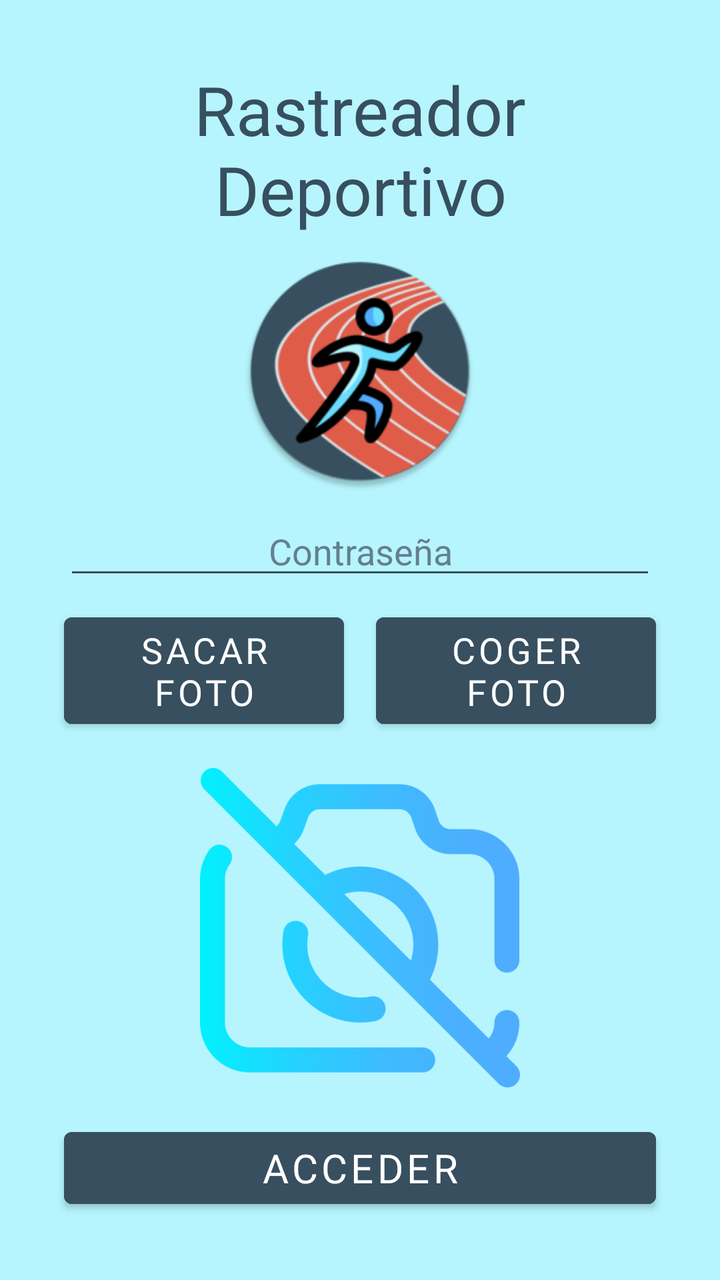
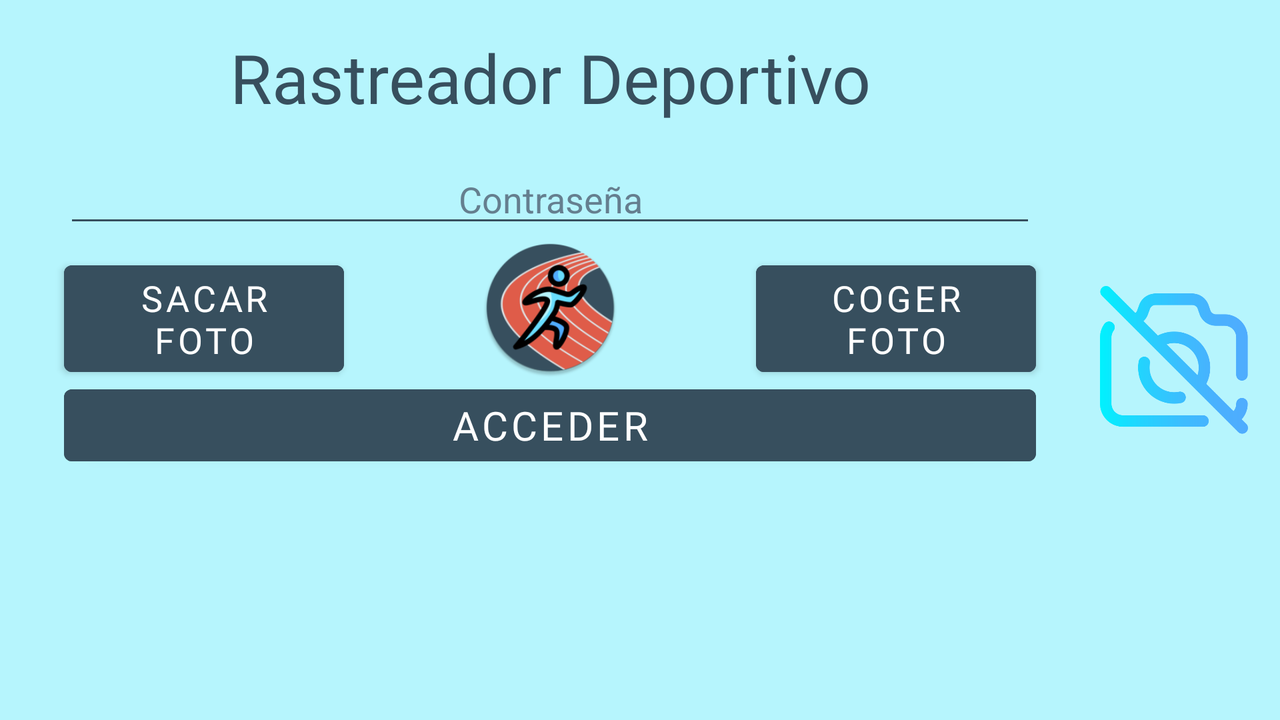

An Android layout and its configuration variant, each rendered on a device that would load it. The default file and the variant file are quoted in full after the pictures.
<!-- AndroidManifest.xml: application theme Theme.RegistroMisDeportes_V2 -->
<!-- res/layout/activity_main.xml -->
<?xml version="1.0" encoding="utf-8"?>
<androidx.constraintlayout.widget.ConstraintLayout xmlns:android="http://schemas.android.com/apk/res/android"
    xmlns:app="http://schemas.android.com/apk/res-auto"
    xmlns:tools="http://schemas.android.com/tools"
    android:layout_width="match_parent"
    android:layout_height="match_parent"
    android:background="@color/azul_claro"
    tools:context=".MainActivity">

    <TextView
        android:id="@+id/TextViewTitulo"
        android:layout_width="0dp"
        android:layout_height="wrap_content"
        android:layout_marginStart="32dp"
        android:layout_marginTop="32dp"
        android:layout_marginEnd="32dp"
        android:fontFamily="@font/chopsic"
        android:gravity="center_horizontal|center_vertical"
        android:text="@string/rastreadordeportivo"
        android:textColor="@color/azul_muy_oscuro"
        android:textIsSelectable="false"
        android:textSize="34sp"
        app:layout_constraintBottom_toBottomOf="parent"
        app:layout_constraintEnd_toEndOf="parent"
        app:layout_constraintStart_toStartOf="parent"
        app:layout_constraintTop_toTopOf="parent"
        app:layout_constraintVertical_bias="0.0" />

    <ImageView
        android:id="@+id/imageView"
        android:layout_width="120dp"
        android:layout_height="120dp"
        android:layout_marginTop="8dp"
        app:layout_constraintBottom_toBottomOf="parent"
        app:layout_constraintEnd_toEndOf="parent"
        app:layout_constraintHorizontal_bias="0.498"
        app:layout_constraintStart_toStartOf="parent"
        app:layout_constraintTop_toBottomOf="@+id/TextViewTitulo"
        app:layout_constraintVertical_bias="0.0"
        app:srcCompat="@drawable/launcher_icon" />

    <Button
        android:id="@+id/buttonAcceder"
        android:layout_width="0dp"
        android:layout_height="wrap_content"
        android:layout_marginStart="32dp"
        android:layout_marginEnd="32dp"
        android:layout_marginBottom="32dp"
        android:backgroundTint="@color/azul_muy_oscuro"
        android:fontFamily="@font/chopsic"
        android:text="@string/btnacceder"
        android:textColor="@color/white"
        android:textSize="20sp"
        app:layout_constraintBottom_toBottomOf="parent"
        app:layout_constraintEnd_toEndOf="parent"
        app:layout_constraintStart_toStartOf="parent"
        app:layout_constraintTop_toTopOf="parent"
        app:layout_constraintVertical_bias="1.0" />

    <EditText
        android:id="@+id/editTextTextPassword"
        android:layout_width="0dp"
        android:layout_height="wrap_content"
        android:layout_marginStart="32dp"
        android:layout_marginTop="8dp"
        android:layout_marginEnd="32dp"
        android:backgroundTint="@color/azul_muy_oscuro"
        android:ems="10"
        android:hint="@string/password"
        android:inputType="textPassword"
        android:textAlignment="center"
        android:textColor="@color/azul_muy_oscuro"
        android:textColorHint="@color/azul_hint"
        android:textColorLink="@color/teal_200"
        app:layout_constraintBottom_toBottomOf="parent"
        app:layout_constraintEnd_toEndOf="parent"
        app:layout_constraintStart_toStartOf="parent"
        app:layout_constraintTop_toBottomOf="@+id/imageView"
        app:layout_constraintVertical_bias="0.0" />

    <Button
        android:id="@+id/buttonSacarFoto"
        android:layout_width="140dp"
        android:layout_height="wrap_content"
        android:layout_marginStart="32dp"
        android:layout_marginTop="8dp"
        android:backgroundTint="@color/azul_muy_oscuro"
        android:fontFamily="@font/chopsic"
        android:text="@string/sacarfoto"
        android:textColor="@color/white"
        android:textSize="18sp"
        app:layout_constraintBottom_toBottomOf="parent"
        app:layout_constraintEnd_toEndOf="parent"
        app:layout_constraintHorizontal_bias="0.0"
        app:layout_constraintStart_toStartOf="parent"
        app:layout_constraintTop_toBottomOf="@+id/editTextTextPassword"
        app:layout_constraintVertical_bias="0.0" />

    <Button
        android:id="@+id/buttonCogerFoto"
        android:layout_width="140dp"
        android:layout_height="wrap_content"
        android:layout_marginTop="8dp"
        android:layout_marginEnd="32dp"
        android:backgroundTint="@color/azul_muy_oscuro"
        android:fontFamily="@font/chopsic"
        android:text="@string/cogerfoto"
        android:textColor="@color/white"
        android:textSize="18sp"
        app:layout_constraintBottom_toBottomOf="parent"
        app:layout_constraintEnd_toEndOf="parent"
        app:layout_constraintHorizontal_bias="1.0"
        app:layout_constraintStart_toEndOf="@+id/buttonSacarFoto"
        app:layout_constraintTop_toBottomOf="@+id/editTextTextPassword"
        app:layout_constraintVertical_bias="0.0" />

    <ImageView
        android:id="@+id/imageViewFotoPerfil"
        android:layout_width="0dp"
        android:layout_height="0dp"
        android:layout_marginStart="32dp"
        android:layout_marginTop="16dp"
        android:layout_marginEnd="32dp"
        android:layout_marginBottom="16dp"
        android:visibility="visible"
        app:layout_constraintBottom_toTopOf="@+id/buttonAcceder"
        app:layout_constraintEnd_toEndOf="parent"
        app:layout_constraintStart_toStartOf="parent"
        app:layout_constraintTop_toBottomOf="@+id/buttonSacarFoto"
        tools:srcCompat="@drawable/nophoto" />

</androidx.constraintlayout.widget.ConstraintLayout>
<!-- resources referenced by this layout -->
<resources>
  <color name="azul_claro">#B6F5FD</color>
  <color name="azul_hint">#657F8F</color>
  <color name="azul_muy_oscuro">#374F5E</color>
  <color name="teal_200">#FF03DAC5</color>
  <color name="white">#FFFFFFFF</color>
  <!-- drawable launcher_icon: webp bitmap (drawable, 19716 bytes) -->
  <!-- drawable nophoto: webp bitmap (drawable, 14946 bytes) -->
  <string name="btnacceder">Acceder</string>
  <string name="cogerfoto">Coger Foto</string>
  <string name="password">Contraseña</string>
  <string name="rastreadordeportivo">Rastreador Deportivo</string>
  <string name="sacarfoto">Sacar Foto</string>
  <style name="Theme.RegistroMisDeportes_V2" parent="Theme.MaterialComponents.DayNight.DarkActionBar">
          
          <item name="colorPrimary">@color/purple_500</item>
          <item name="colorPrimaryVariant">@color/purple_700</item>
          <item name="colorOnPrimary">@color/white</item>
          
          <item name="colorSecondary">@color/teal_200</item>
          <item name="colorSecondaryVariant">@color/teal_700</item>
          <item name="colorOnSecondary">@color/black</item>
          
          <item name="android:statusBarColor">?attr/colorPrimaryVariant</item>
          
      </style>
  <color name="purple_500">#FF6200EE</color>
  <color name="purple_700">#FF3700B3</color>
  <color name="teal_700">#FF018786</color>
  <color name="black">#FF000000</color>
</resources>
<!-- res/layout-land/activity_main.xml (the repository's variant of the layout above) -->
<!-- drawn on the phone turned sideways -->
<?xml version="1.0" encoding="utf-8"?>
<androidx.constraintlayout.widget.ConstraintLayout xmlns:android="http://schemas.android.com/apk/res/android"
    xmlns:app="http://schemas.android.com/apk/res-auto"
    xmlns:tools="http://schemas.android.com/tools"
    android:layout_width="match_parent"
    android:layout_height="match_parent"
    android:background="@color/azul_claro"
    tools:context=".MainActivity">

    <TextView
        android:id="@+id/TextViewTitulo"
        android:layout_width="0dp"
        android:layout_height="wrap_content"
        android:layout_marginStart="32dp"
        android:layout_marginTop="16dp"
        android:layout_marginEnd="32dp"
        android:fontFamily="@font/chopsic"
        android:gravity="center_horizontal|center_vertical"
        android:text="@string/rastreadordeportivo"
        android:textColor="@color/azul_muy_oscuro"
        android:textIsSelectable="false"
        android:textSize="34sp"
        app:layout_constraintBottom_toBottomOf="parent"
        app:layout_constraintEnd_toStartOf="@+id/imageViewFotoPerfil"
        app:layout_constraintStart_toStartOf="parent"
        app:layout_constraintTop_toTopOf="parent"
        app:layout_constraintVertical_bias="0.0" />

    <Button
        android:id="@+id/buttonAcceder"
        android:layout_width="0dp"
        android:layout_height="wrap_content"
        android:layout_marginStart="32dp"
        android:layout_marginTop="70dp"
        android:layout_marginEnd="32dp"
        android:backgroundTint="@color/azul_muy_oscuro"
        android:fontFamily="@font/chopsic"
        android:text="@string/btnacceder"
        android:textColor="@color/white"
        android:textSize="20sp"
        app:layout_constraintBottom_toBottomOf="parent"
        app:layout_constraintEnd_toStartOf="@+id/imageViewFotoPerfil"
        app:layout_constraintHorizontal_bias="0.0"
        app:layout_constraintStart_toStartOf="parent"
        app:layout_constraintTop_toBottomOf="@+id/editTextTextPassword"
        app:layout_constraintVertical_bias="0.0" />

    <EditText
        android:id="@+id/editTextTextPassword"
        android:layout_width="0dp"
        android:layout_height="wrap_content"
        android:layout_marginStart="32dp"
        android:layout_marginTop="16dp"
        android:layout_marginEnd="32dp"
        android:backgroundTint="@color/azul_muy_oscuro"
        android:ems="10"
        android:hint="@string/password"
        android:inputType="textPassword"
        android:textAlignment="center"
        android:textColor="@color/azul_muy_oscuro"
        android:textColorHint="@color/azul_hint"
        android:textColorLink="@color/teal_200"
        app:layout_constraintBottom_toBottomOf="parent"
        app:layout_constraintEnd_toStartOf="@+id/imageViewFotoPerfil"
        app:layout_constraintHorizontal_bias="0.0"
        app:layout_constraintStart_toStartOf="parent"
        app:layout_constraintTop_toBottomOf="@+id/TextViewTitulo"
        app:layout_constraintVertical_bias="0.0" />

    <Button
        android:id="@+id/buttonSacarFoto"
        android:layout_width="140dp"
        android:layout_height="wrap_content"
        android:layout_marginStart="32dp"
        android:layout_marginTop="8dp"
        android:backgroundTint="@color/azul_muy_oscuro"
        android:fontFamily="@font/chopsic"
        android:text="@string/sacarfoto"
        android:textColor="@color/white"
        android:textSize="18sp"
        app:layout_constraintBottom_toTopOf="@+id/buttonAcceder"
        app:layout_constraintEnd_toEndOf="parent"
        app:layout_constraintHorizontal_bias="0.0"
        app:layout_constraintStart_toStartOf="parent"
        app:layout_constraintTop_toBottomOf="@+id/editTextTextPassword"
        app:layout_constraintVertical_bias="0.0" />

    <Button
        android:id="@+id/buttonCogerFoto"
        android:layout_width="140dp"
        android:layout_height="wrap_content"
        android:layout_marginTop="8dp"
        android:layout_marginEnd="32dp"
        android:backgroundTint="@color/azul_muy_oscuro"
        android:fontFamily="@font/chopsic"
        android:text="@string/cogerfoto"
        android:textColor="@color/white"
        android:textSize="18sp"
        app:layout_constraintBottom_toTopOf="@+id/buttonAcceder"
        app:layout_constraintEnd_toStartOf="@+id/imageViewFotoPerfil"
        app:layout_constraintHorizontal_bias="1.0"
        app:layout_constraintStart_toStartOf="parent"
        app:layout_constraintTop_toBottomOf="@+id/editTextTextPassword"
        app:layout_constraintVertical_bias="0.0" />

    <ImageView
        android:id="@+id/imageViewFotoPerfil"
        android:layout_width="0dp"
        android:layout_height="0dp"
        android:layout_marginStart="550dp"
        android:layout_marginTop="16dp"
        android:layout_marginEnd="16dp"
        android:layout_marginBottom="16dp"
        android:visibility="visible"
        app:layout_constraintBottom_toBottomOf="parent"
        app:layout_constraintEnd_toEndOf="parent"
        app:layout_constraintHorizontal_bias="0.985"
        app:layout_constraintStart_toStartOf="parent"
        app:layout_constraintTop_toTopOf="parent"
        app:layout_constraintVertical_bias="0.919"
        tools:srcCompat="@drawable/nophoto" />

    <ImageView
        android:id="@+id/imageView2"
        android:layout_width="0dp"
        android:layout_height="0dp"
        app:layout_constraintBottom_toTopOf="@+id/buttonAcceder"
        app:layout_constraintEnd_toStartOf="@+id/buttonCogerFoto"
        app:layout_constraintStart_toEndOf="@+id/buttonSacarFoto"
        app:layout_constraintTop_toBottomOf="@+id/editTextTextPassword"
        app:srcCompat="@drawable/launcher_icon" />

</androidx.constraintlayout.widget.ConstraintLayout>
